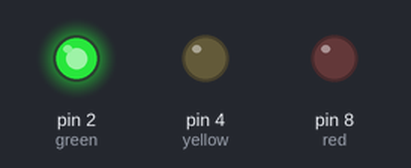
Bench run of a sketch on a simulated Arduino Uno, built with avr-gcc and run on an emulated ATmega328P. Parts: output pins drawn as LEDs (lit = HIGH).

Above: at 2.5 s.
At 5.5 s:
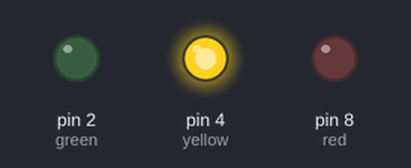
At 8.2 s:
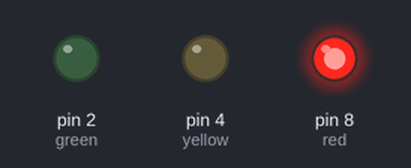
Timing chart, 0 to 13.7 s (numbered marks = the images above):
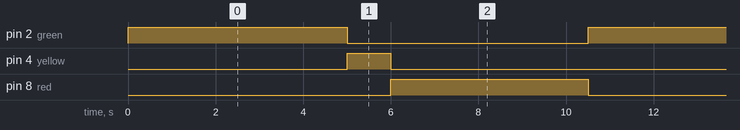

The sketch:

Semaforo.ino
```cpp
int red=8;
int yellow = 4;
int green = 2;

void setup() {
  pinMode(red,OUTPUT);
   pinMode(yellow,OUTPUT);
    pinMode(green,OUTPUT);

  digitalWrite(red,LOW);
    digitalWrite(yellow,LOW);
      digitalWrite(green,LOW);

}

void loop() {
  digitalWrite(green,HIGH);
  delay(5000);
  digitalWrite(green,LOW);
  digitalWrite(yellow,HIGH);
  delay(1000);
  digitalWrite(yellow,LOW);
  digitalWrite(red,HIGH);
  delay(4500);
  digitalWrite(red,LOW);
}
```

Measured:
- by itself, pin 2 (green): alternates HIGH for 5.0 s and LOW for 5.5 s
- by itself, pin 4 (yellow): alternates HIGH for 1.0 s and LOW for 9.5 s
- by itself, pin 8 (red): alternates HIGH for 4.5 s and LOW for 6.0 s
